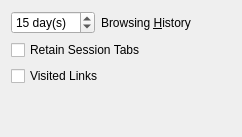
        <widget class="QWidget" name="history_page">
         <layout class="QVBoxLayout" name="verticalLayout_12">
          <item>
           <layout class="QHBoxLayout" name="horizontalLayout_10">
            <item>
             <widget class="QSpinBox" name="browsing_history">
              <property name="toolTip">
               <string>&lt;html&gt;&lt;head/&gt;&lt;body&gt;&lt;p&gt;Set to zero to disable the browsing history. If browsing history is disabled, the History window will contain session-only entries.&lt;/p&gt;&lt;/body&gt;&lt;/html&gt;</string>
              </property>
              <property name="suffix">
               <string> day(s)</string>
              </property>
              <property name="maximum">
               <number>365</number>
              </property>
              <property name="value">
               <number>15</number>
              </property>
             </widget>
            </item>
            <item>
             <widget class="QLabel" name="label_19">
              <property name="text">
               <string>Browsing &amp;History</string>
              </property>
              <property name="buddy">
               <cstring>browsing_history</cstring>
              </property>
             </widget>
            </item>
            <item>
             <spacer name="horizontalSpacer_12">
              <property name="orientation">
               <enum>Qt::Orientation::Horizontal</enum>
              </property>
              <property name="sizeHint" stdset="0">
               <size>
                <width>40</width>
                <height>20</height>
               </size>
              </property>
             </spacer>
            </item>
           </layout>
          </item>
          <item>
           <widget class="QCheckBox" name="retain_session_tabs">
            <property name="text">
             <string>Retain Session Tabs</string>
            </property>
           </widget>
          </item>
          <item>
           <widget class="QCheckBox" name="visited_links">
            <property name="toolTip">
             <string>&lt;html&gt;&lt;head/&gt;&lt;body&gt;&lt;p&gt;Grant write permissions to the local Visited Links file. Links which are included in the Visited Links file will be colored when they are rendered by a page. Please restart Dooble if Visited Links is modified.&lt;/p&gt;&lt;/body&gt;&lt;/html&gt;</string>
            </property>
            <property name="text">
             <string>Visited Links</string>
            </property>
           </widget>
          </item>
          <item>
           <spacer name="verticalSpacer_7">
            <property name="orientation">
             <enum>Qt::Orientation::Vertical</enum>
            </property>
            <property name="sizeHint" stdset="0">
             <size>
              <width>20</width>
              <height>40</height>
             </size>
            </property>
           </spacer>
          </item>
         </layout>
        </widget>
